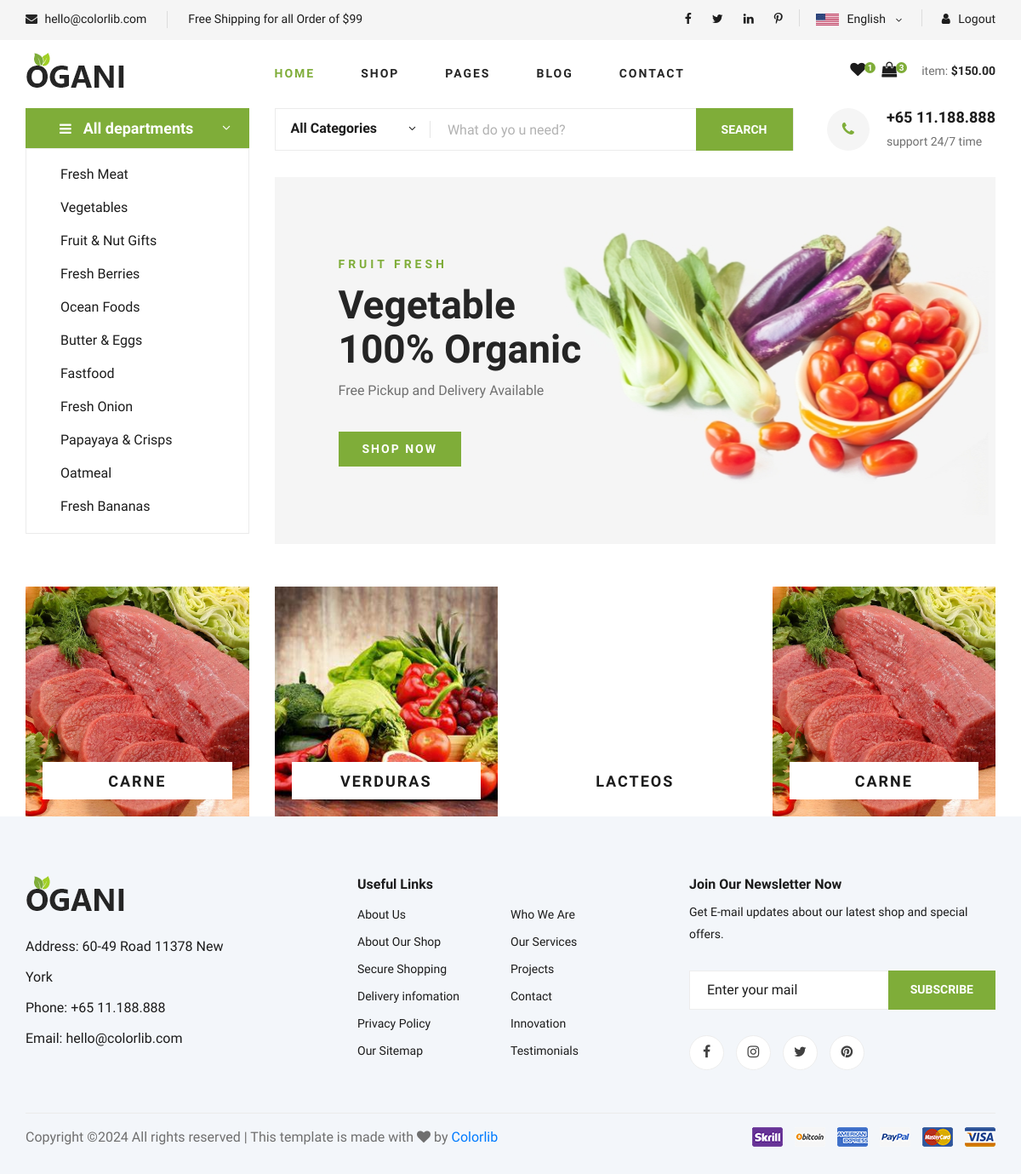
The page / on the database its author committed.
### products/models.py (models this page shows, shortened)
class categories(models.Model):
    name = models.CharField(max_length=150, verbose_name='Nombre')
    description = models.TextField(verbose_name='Descripción')
    image = models.ImageField(default='null', blank=True, null=True, verbose_name="Foto", upload_to="categories")
    create_at = models.DateTimeField(auto_now_add=True, verbose_name='Creado')
    update_at = models.DateTimeField(auto_now=True, verbose_name='Editado')
    class Meta:
        verbose_name = 'Categoria'
        verbose_name_plural = 'Categorias'

### mainapp/views.py (the view)
# urls.py: path('', index, name="index"),
def index(request):
    categori = categories.objects.all()
    return render(request, 'mainapp/index.html',{
        'title':'Home',
        'categories':categori
    })

### mainapp/templates/mainapp/index.html (shortened to what this page needs)
{% extends 'layouts/layout.html' %}
{% block content %}
{% load static %}
<section class="hero">
    <div class="container">
        <div class="row">
            <div class="col-lg-3">
                <div class="hero__categories">
                    <div class="hero__categories__all">
                        <i class="fa fa-bars"></i>
                        <span>All departments</span>
                    </div>
                    <ul>
                        <li><a href="#">Fresh Meat</a></li>
                        <li><a href="#">Vegetables</a></li>
                        <li><a href="#">Fruit & Nut Gifts</a></li>
                        <li><a href="#">Fresh Berries</a></li>
                        <li><a href="#">Ocean Foods</a></li>
                        <li><a href="#">Butter & Eggs</a></li>
                        <li><a href="#">Fastfood</a></li>
                        <li><a href="#">Fresh Onion</a></li>
                        <li><a href="#">Papayaya & Crisps</a></li>
                        <li><a href="#">Oatmeal</a></li>
                        <li><a href="#">Fresh Bananas</a></li>
                    </ul>
                </div>
            </div>
            <div class="col-lg-9">
                <div class="hero__search">
                    <div class="hero__search__form">
                        <form action="#">
                            <div class="hero__search__categories">
                                All Categories
                                <span class="arrow_carrot-down"></span>
                            </div>
                            <input type="text" placeholder="What do yo u need?">
                            <button type="submit" class="site-btn">SEARCH</button>
                        </form>
                    </div>
                    <div class="hero__search__phone">
                        <div class="hero__search__phone__icon">
                            <i class="fa fa-phone"></i>
                        </div>
                        <div class="hero__search__phone__text">
                            <h5>+65 11.188.888</h5>
                            <span>support 24/7 time</span>
                        </div>
                    </div>
                </div>
                <div class="hero__item set-bg" data-setbg="{% static 'img/hero/banner.jpg' %}">
                    <div class="hero__text">
                        <span>FRUIT FRESH</span>
                        <h2>Vegetable <br />100% Organic</h2>
                        <p>Free Pickup and Delivery Available</p>
                        <a href="#" class="primary-btn">SHOP NOW</a>
                    </div>
                </div>
            </div>
        </div>
    </div>
</section>
    <section class="categories">
        <div class="container">
            <div class="row">
                <div class="categories__slider owl-carousel">
                    {% for categori in categories %}
                        <div class="col-lg-3">
                            <div class="categories__item set-bg" data-setbg="{{categori.image.url}}">
                                <h5><a href="#">{{categori.name}}</a></h5>
                            </div>
                        </div>
                    {% endfor %}
                </div>
            </div>
        </div>
    </section>
{% endblock%}

### mainapp/static/css/style.css (style rules this page uses)
html, body { height: 100%; font-family: "Cairo", sans-serif; -webkit-font-smoothing: antialiased; font-smoothing: antialiased; }
h1, h2, h3, h4, h5, h6 { margin: 0; color: #111111; font-weight: 400; font-family: "Cairo", sans-serif; }
h2 { font-size: 36px; }
h5 { font-size: 18px; }
p { font-size: 16px; font-family: "Cairo", sans-serif; color: #6f6f6f; font-weight: 400; line-height: 26px; margin: 0 0 15px 0; }
ul, ol { padding: 0; margin: 0; }
.set-bg { background-repeat: no-repeat; background-size: cover; background-position: top center; }
.primary-btn { display: inline-block; font-size: 14px; padding: 10px 28px 10px; color: #ffffff; text-transform: uppercase; font-weight: 700; background: #7fad39; letter-spacing: 2px; }
.site-btn { font-size: 14px; color: #ffffff; font-weight: 800; text-transform: uppercase; display: inline-block; padding: 13px 30px 12px; background: #7fad39; border: none; }
.hero { padding-bottom: 50px; }
.hero__categories__all { background: #7fad39; position: relative; padding: 10px 25px 10px 40px; cursor: pointer; }
.hero__categories__all i { font-size: 16px; color: #ffffff; margin-right: 10px; }
.hero__categories__all span { font-size: 18px; font-weight: 700; color: #ffffff; }
.hero__categories__all:after { position: absolute; right: 18px; top: 9px; content: "3"; font-family: "ElegantIcons"; font-size: 18px; color: #ffffff; }
.hero__categories ul { border: 1px solid #ebebeb; padding-left: 40px; padding-top: 10px; padding-bottom: 12px; }
.hero__categories ul li { list-style: none; }
.hero__categories ul li a { font-size: 16px; color: #1c1c1c; line-height: 39px; display: block; }
.hero__search { overflow: hidden; margin-bottom: 30px; }
.hero__search__form { width: 610px; height: 50px; border: 1px solid #ebebeb; position: relative; float: left; }
.hero__search__form form .hero__search__categories { width: 30%; float: left; font-size: 16px; color: #1c1c1c; font-weight: 700; padding-left: 18px; padding-top: 11px; position: relative; }
.hero__search__form form .hero__search__categories:after { position: absolute; right: 0; top: 14px; height: 20px; width: 1px; background: #000000; opacity: 0.1; content: ""; }
.hero__search__form form .hero__search__categories span { position: absolute; right: 14px; top: 14px; }
.hero__search__form form input { width: 70%; border: none; height: 48px; font-size: 16px; color: #b2b2b2; padding-left: 20px; }
.hero__search__form form input::placeholder { color: #b2b2b2; }
.hero__search__form form button { position: absolute; right: 0; top: -1px; height: 50px; }
.hero__search__phone { float: right; }
.hero__search__phone__icon { font-size: 18px; color: #7fad39; height: 50px; width: 50px; background: #f5f5f5; line-height: 50px; text-align: center; border-radius: 50%; float: left; margin-right: 20px; }
.hero__search__phone__text { overflow: hidden; }
.hero__search__phone__text h5 { color: #1c1c1c; font-weight: 700; margin-bottom: 5px; }
.hero__search__phone__text span { font-size: 14px; color: #6f6f6f; }
.hero__item { height: 431px; display: flex; align-items: center; padding-left: 75px; }
.hero__text span { font-size: 14px; text-transform: uppercase; font-weight: 700; letter-spacing: 4px; color: #7fad39; }
.hero__text h2 { font-size: 46px; color: #252525; line-height: 52px; font-weight: 700; margin: 10px 0; }
.hero__text p { margin-bottom: 35px; }
.categories__item { height: 270px; position: relative; }
.categories__item h5 { position: absolute; left: 0; width: 100%; padding: 0 20px; bottom: 20px; text-align: center; }
.categories__item h5 a { font-size: 18px; color: #1c1c1c; font-weight: 700; text-transform: uppercase; letter-spacing: 2px; padding: 12px 0 10px; background: #ffffff; display: block; }
.categories__slider .col-lg-3 { max-width: 100%; }
@media only screen and (min-width: 1200px) { .container { max-width: 1170px; } }

### rows shown on the page
categories: shows a picture, name "CARNE"
categories: shows a picture, name "VERDURAS"
categories: name "LACTEOS"
